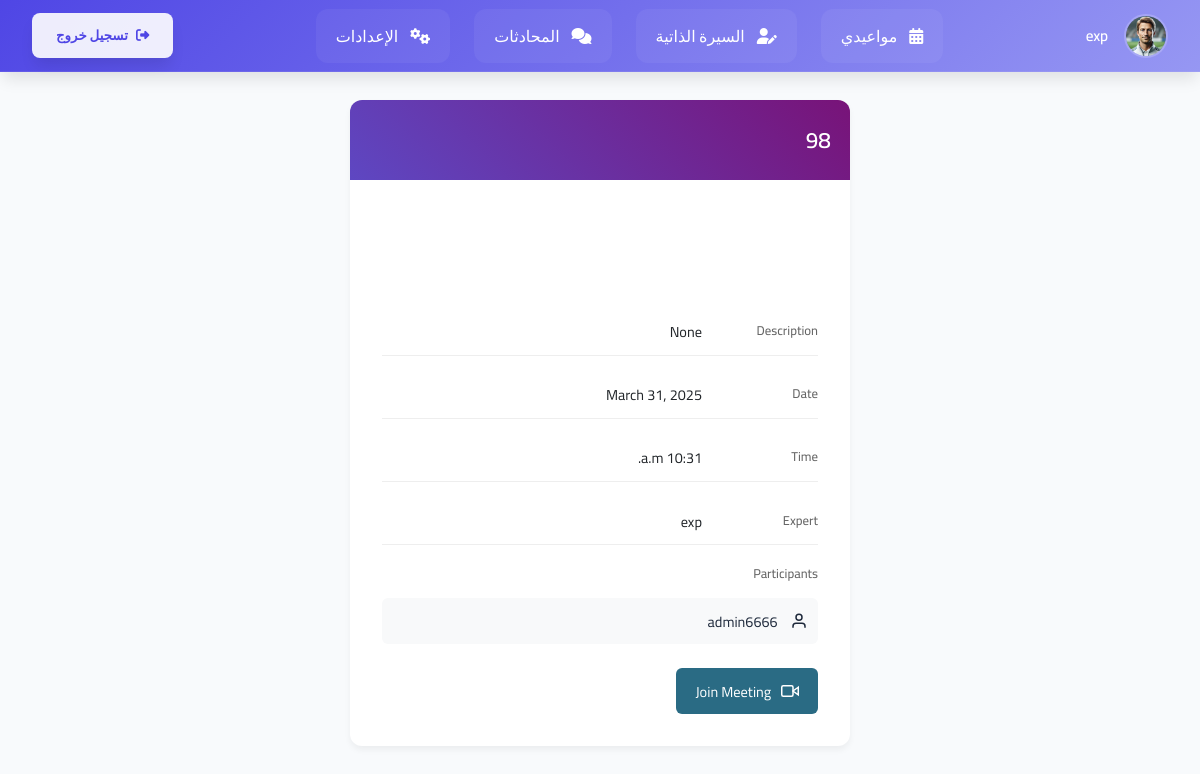
The page /meetings/9/ (signed in) on the database its author committed.
### users/models.py (models this page shows, shortened)
class CustomUser(AbstractUser):
    phone_regex = RegexValidator(
        regex=r'^05\d{8}$',
        message="Phone number must start with 05 and be exactly 10 digits."
    )
    phone_number = models.CharField(
        max_length=10,
        unique=True,
        validators=[phone_regex],
        help_text="Phone number must start with 05 and contain exactly 10 digits."
    )
    ROLE_CHOICES = [
        ('member', 'Member'),
        ('expert', 'Expert')
    ]
    role = models.CharField(
        max_length=10,
        choices=ROLE_CHOICES,
        default='member'
    )
    profile_image = models.ImageField(
        upload_to='profile_pics/',
        default='profile_pics/p.png',
        blank=True,
        null=True
    )
    short_bio = models.CharField(
        max_length=15,
        blank=True,
        help_text="Short description (e.g., AI Expert, UI Guru)."
    )
    full_bio = models.TextField(
        blank=True,
        help_text="Detailed biography or personal summary."
    )
    groups = models.ManyToManyField(
        'auth.Group',
        related_name='custom_user_groups',
        blank=True
    )
    user_permissions = models.ManyToManyField(
        'auth.Permission',
        related_name='custom_user_permissions',
        blank=True
    )

### meetings/models.py (models this page shows, shortened)
class Meeting(models.Model):
    PLATFORM_CHOICES = [
        ('zoom', 'Zoom'),
        ('meet', 'Google Meet'),
    ]
    STATUS_CHOICES = [
        ('pending', 'Pending'),        # تم طلب الاجتماع وينتظر موافقة الخبير
        ('approved', 'Approved'),      # تمت الموافقة من قبل الخبير
        ('rejected', 'Rejected'),      # تم رفض الطلب من الخبير
        ('cancelled', 'Cancelled'),    # تم إلغاء الاجتماع بعد الموافقة
    ]
    title = models.CharField(max_length=255)  # عنوان الاجتماع
    description = models.TextField(blank=True, null=True)  # تفاصيل الاجتماع
    project = models.ForeignKey(
        Project, on_delete=models.CASCADE, null=True, blank=True, related_name="meeting_set"
    )
    date = models.DateField()
    time = models.TimeField()
    participants = models.ManyToManyField(CustomUser, related_name="meetings")
    expert = models.ForeignKey(
        CustomUser,
        on_delete=models.SET_NULL,
        null=True,
        blank=True,
        related_name="expert_meetings",
        limit_choices_to={'role': 'expert'}
    )
    created_by = models.ForeignKey(
        CustomUser,
        on_delete=models.SET_NULL,
        null=True,
        blank=True,
        related_name='meetings_created'
    )
    availability = models.OneToOneField(  # ✅ الربط المباشر بالموعد
        'meetings.ExpertAvailability',
        on_delete=models.SET_NULL,
        null=True,
        blank=True,
        related_name='meeting'
    )
    meeting_link = models.CharField(max_length=255, blank=True, null=True)
    platform = models.CharField(max_length=10, choices=PLATFORM_CHOICES, default='zoom')
    status = models.CharField(max_length=10, choices=STATUS_CHOICES, default='pending')
    created_at = models.DateTimeField(auto_now_add=True)

### meetings/views.py (the view)
# urls.py: path('<int:meeting_id>/', views.meeting_detail, name='meeting_detail'),  # ✅ عرض تفاصيل اجتماع معين
@login_required
def meeting_detail(request, meeting_id):
    meeting = get_object_or_404(Meeting, id=meeting_id)
    if request.user not in meeting.participants.all() and request.user != meeting.expert:
        messages.error(request, "You are not authorized to view this meeting.")
        return redirect('meeting_list')
    return render(request, 'meeting_detail.html', {'meeting': meeting})

### templates/meeting_detail.html (shortened to what this page needs)
<!DOCTYPE html>
<html lang="en">
<head>
</head>
<body>
    {% include 'navbar.html' %}
    <div class="container">
        <div class="header">
            <h1>{{ meeting.title }}</h1>
        </div>
        <div class="content">
            <div class="detail-row">
                <div class="detail-label">Description</div>
                <div class="detail-content">{{ meeting.description }}</div>
            </div>
            <div class="detail-row">
                <div class="detail-label">Date</div>
                <div class="detail-content">{{ meeting.date }}</div>
            </div>
            <div class="detail-row">
                <div class="detail-label">Time</div>
                <div class="detail-content">{{ meeting.time }}</div>
            </div>
            {% if meeting.expert %}
            <div class="detail-row">
                <div class="detail-label">Expert</div>
                <div class="detail-content">{{ meeting.expert.username }}</div>
            </div>
            {% endif %}
            <div class="participants-section">
                <div class="detail-label" style="margin-bottom: 0.8rem;">Participants</div>
                {% for participant in meeting.participants.all %}
                <div class="participant-item">
                    <svg xmlns="http://www.w3.org/2000/svg" width="18" height="18" viewBox="0 0 24 24" fill="none" stroke="currentColor" stroke-width="2">
                        <path d="M20 21v-2a4 4 0 0 0-4-4H8a4 4 0 0 0-4 4v2"></path>
                        <circle cx="12" cy="7" r="4"></circle>
                    </svg>
                    {{ participant.username }}
                </div>
                {% endfor %}
            </div>
            {% if meeting.meeting_link %}
            <div style="text-align: right;">
                <a href="{{ meeting.meeting_link }}" target="_blank" class="join-button">
                    <svg xmlns="http://www.w3.org/2000/svg" width="18" height="18" viewBox="0 0 24 24" fill="none" stroke="currentColor" stroke-width="2">
                        <polygon points="23 7 16 12 23 17 23 7"></polygon>
                        <rect x="1" y="5" width="15" height="14" rx="2" ry="2"></rect>
                    </svg>
                    Join Meeting
                </a>
            </div>
            {% endif %}
        </div>
    </div>
</body>
</html>

### templates/navbar.html (shortened to what this page needs)
<!DOCTYPE html>
<html lang="ar" dir="rtl">
<head>
    <link rel="stylesheet" href="https://cdnjs.cloudflare.com/ajax/libs/font-awesome/6.4.2/css/all.min.css">
</head>
<body>
    <nav class="navbar">
        <div class="profile">
            <img src="{{ user.profile_image.url }}"
                 class="profile__image"
                 onerror="this.onerror=null; this.src='/media/profile_pics/p.png';"
                 alt="صورة المستخدم">
            <span class="profile__name">{{ user.username }}</span>
        </div>
        <div class="nav-links">
            {% if user.role == 'expert' %}
                <a href="{% url 'expert_availability_manage' %}" class="nav-link">
                    <i class="fas fa-calendar-alt"></i>
                    <span>مواعيدي</span>
                </a>
                <a href="{% url 'edit_expert_bio' %}" class="nav-link">
                    <i class="fas fa-user-edit"></i>
                    <span>السيرة الذاتية</span>
                </a>
            {% else %}
                <a href="{% url 'meeting_list' %}" class="nav-link">
                    <i class="fas fa-video"></i>
                    <span>الاجتماعات</span>
                </a>
            {% endif %}
            <a href="{% url 'chat_list' %}" class="nav-link">
                <i class="fas fa-comments"></i>
                <span>المحادثات</span>
            </a>
            <a href="{% url 'settings' %}" class="nav-link">
                <i class="fas fa-cogs"></i>
                <span>الإعدادات</span>
            </a>
        </div>
        <form id="logout-form" action="{% url 'logout' %}" method="post">
            <button type="submit" class="logout">
                <i class="fas fa-sign-out-alt"></i>
                <span class="logout__text">تسجيل خروج</span>
            </button>
        </form>
    </nav>
</body>
</html>

### templates/meeting_detail.html (style rules this page uses)
:root { --primary: #2A6B84; --secondary: #3A9BC6; --light: #F8F9FA; --dark: #212529; }
body { font-family: 'Segoe UI', system-ui, sans-serif; background: #f5f7fa; margin: 0; min-height: 100vh; }
.container { max-width: 500px; margin: 100px auto 1rem; background: white; border-radius: 12px; box-shadow: 0 4px 6px rgba(0,0,0,0.05); overflow: hidden; }
.header { padding: 1.2rem; background: linear-gradient(45deg, #5e47c2, #781378); color: white; }
.header h1 { margin: 0; font-size: 1.4rem; font-weight: 600; }
.content { padding: 1.2rem; }
.detail-row { display: flex; gap: 1rem; margin-bottom: 1rem; padding: 0.6rem 0; border-bottom: 1px solid #eee; }
.detail-label { width: 100px; font-size: 0.8rem; color: #666; font-weight: 500; }
.detail-content { flex: 1; font-size: 0.9rem; color: var(--dark); }
.participants-section { margin-top: 1rem; }
.participant-item { display: flex; align-items: center; gap: 0.8rem; padding: 0.6rem; font-size: 0.9rem; border-radius: 6px; background: var(--light); margin-bottom: 0.5rem; }
.join-button { display: inline-flex; align-items: center; gap: 0.6rem; background: var(--primary); color: white; padding: 0.6rem 1.2rem; border-radius: 6px; text-decoration: none; font-size: 0.9rem; margin-top: 1rem; transition: opacity 0.2s; }

### templates/navbar.html (style rules this page uses)
:root { --primary-500: #4f46e5; --primary-600: #4f46e5; --surface-100: #f8fafc; --surface-900: #0f172a; --text-primary: #1e293b; --text-inverse: #ffffff; --transition-default: 300ms cubic-bezier(0.4, 0, 0.2, 1); --shadow-lg: 0 10px 15px -3px rgba(0, 0, 0, 0.1); }
* { margin: 0; padding: 0; box-sizing: border-box; font-family: 'Cairo', sans-serif; }
body { background-color: var(--surface-100); color: var(--text-primary); }
.navbar { position: fixed; top: 0; right: 0; width: 100%; height: 72px; display: flex; align-items: center; justify-content: space-between; padding: 0 2rem; background: linear-gradient(135deg, #4f46e5, #9697f3); backdrop-filter: blur(12px); box-shadow: var(--shadow-lg); z-index: 1000; border-bottom: 1px solid rgba(255, 255, 255, 0.1); }
.profile { display: flex; align-items: center; gap: 1rem; color: var(--text-inverse); position: relative; }
.profile__image { width: 44px; height: 44px; border-radius: 50%; object-fit: cover; border: 2px solid rgba(255, 255, 255, 0.2); transition: transform var(--transition-default); }
.profile__name { font-weight: 600; font-size: 0.95rem; letter-spacing: -0.2px; }
.nav-links { display: flex; gap: 1.5rem; align-items: center; transition: transform var(--transition-default); }
.nav-link { color: var(--text-inverse); text-decoration: none; padding: 0.75rem 1.25rem; border-radius: 0.75rem; display: flex; align-items: center; gap: 0.75rem; position: relative; background: rgba(255, 255, 255, 0.05); transition: all var(--transition-default); }
.nav-link::after { content: ''; position: absolute; bottom: 0; right: 50%; width: 0; height: 2px; background: var(--text-inverse); transition: all var(--transition-default); }
.logout { background: rgba(255, 255, 255, 0.9); color: var(--primary-600); border: none; padding: 0.6rem 1.5rem; border-radius: 0.5rem; display: flex; align-items: center; gap: 0.5rem; cursor: pointer; transition: all var(--transition-default); font-weight: 600; box-shadow: var(--shadow-lg); }
.content { margin-top: 6rem; padding: 2rem; }

### rows shown on the page
CustomUser: profile_image (picture), username "exp"
Meeting: title "98", description "None", date "March 31, 2025", time "10:31 a.m.", expert.username "exp"
CustomUser: username "admin6666"
